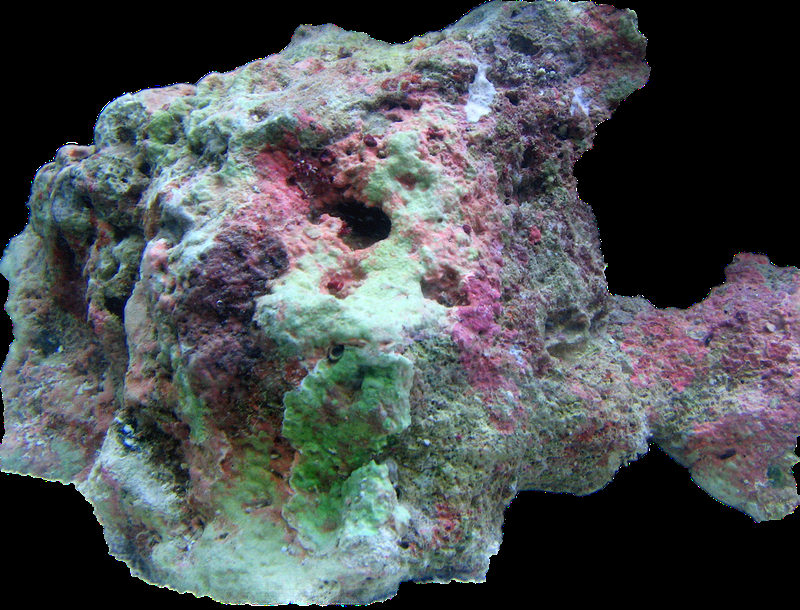
#> input picture assets/rock/rock_a.png, 800 x 610 px, found by its file name
$ python rock_pieces.py
#> lines starting #> are read from the running program, lines starting #| are printed output that depends on the picture; after the words box and inside, x2 and y2 are one past the last pixel; in counts of white or black regions, pixels touching at a corner belong together
#!/usr/bin/env python3
"""Cut extra rock pieces out of the live-rock cutout (assets_src/reef/rock_a.png) so the tank is not
built from copies of one rock. Each piece is a different part of the photo with an irregular, feathered edge."""
import cv2, numpy as np
rng = np.random.default_rng(11)
src = cv2.imread("assets_src/reef/rock_a.png", cv2.IMREAD_UNCHANGED)
#> src is the input picture: shape (610, 800, 4); mean B, G, R, A 84, 81.4, 77.1, 169.7
H, W = src.shape[:2]
#> H = 610; W = 800
def piece(name, x0, y0, x1, y1, outw, darken=1.0, seed=0):
#> called with name = 'rock_b', x0 = 230, y0 = 380, x1 = 1330, y1 = 1650, outw = 900, darken = 1, seed = 1
    p = src[y0:y1, x0:x1].copy()
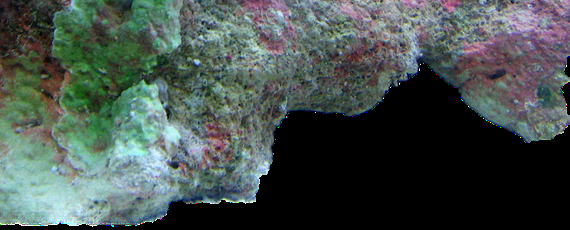
#> p: shape (230, 570, 4); mean B, G, R, A 77, 80.9, 69.7, 160.2
    h, w = p.shape[:2]
#> h = 230; w = 570
    r = np.random.default_rng(seed)
    n = r.random((h // 40 + 2, w // 40 + 2)).astype(np.float32)
    n = cv2.resize(n, (w, h), interpolation=cv2.INTER_CUBIC)
    n = cv2.GaussianBlur(n, (0, 0), 25)
    n = (n - n.min()) / (n.max() - n.min() + 1e-6) - 0.5
    yy, xx = np.mgrid[0:h, 0:w].astype(np.float32)
    # distance to the crop edge, as a fraction of the size, wobbled by noise -> irregular broken edge
    d = np.minimum.reduce([xx / w, (w - xx) / w, yy / h, (h - yy) / h])
    m = np.clip((d + 0.16 * n - 0.06) / 0.06, 0, 1)
    a = p[..., 3].astype(np.float32) / 255.0 * m
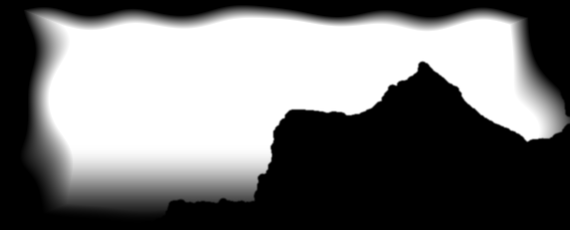
#> a: shape (230, 570) float32; min 0, max 1, mean 0.463
    # keep one cohesive piece: largest component, holes filled, edge softened
    b = (a > 0.45).astype(np.uint8)
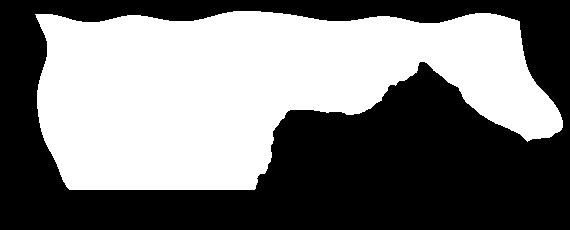
#> b: shape (230, 570); values 0 (black) and 1 (white), 47.5% white; 1 white region, box (x1, y1, x2, y2) and area: (35, 11, 563, 190) 62282
    cnt, lab, st, _ = cv2.connectedComponentsWithStats(b)
#> lab: shape (230, 570) int32; values 0 (black) and 1 (white), 47.5% white; 1 white region
#> cnt = 2; st = [[0, 0, 570, 230, 68818], [35, 11, 528, 179, 62282]]
    if cnt > 1:
        b = (lab == 1 + np.argmax(st[1:, cv2.CC_STAT_AREA])).astype(np.uint8)
    cs, _ = cv2.findContours(b, cv2.RETR_EXTERNAL, cv2.CHAIN_APPROX_SIMPLE)
#> cs = 1 contour; box (x1, y1, x2, y2) and area: (35, 11, 563, 190) 61615
    b = np.zeros_like(b); cv2.drawContours(b, cs, -1, 1, -1)
    a = cv2.GaussianBlur(b.astype(np.float32), (0, 0), 3.0)
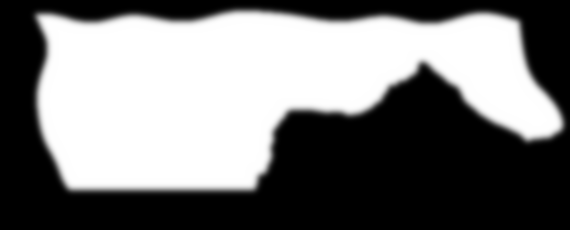
#> a: shape (230, 570) float32; min 0, max 1, mean 0.475
    p[..., :3] = np.clip(p[..., :3].astype(np.float32) * darken, 0, 255).astype(np.uint8)
    p[..., 3] = (a * 255).astype(np.uint8)
    ys, xs = np.where(p[..., 3] > 8)
    p = p[ys.min():ys.max() + 1, xs.min():xs.max() + 1]
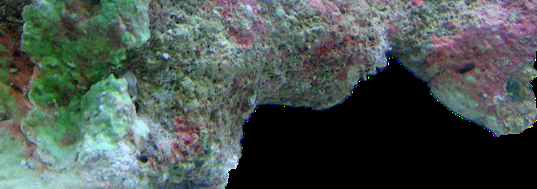
#> p: shape (189, 537, 4); mean B, G, R, A 80.9, 85.2, 73.7, 156.3
    s = outw / p.shape[1]
#> s = 1.68
    p = cv2.resize(p, (outw, int(p.shape[0] * s)), interpolation=cv2.INTER_AREA)
#> p: shape (316, 900, 4)
    cv2.imwrite(f"assets/rock/{name}.png", p)
    print(name, p.shape[1], p.shape[0], "aspect %.3f" % (p.shape[1] / p.shape[0]))
#| rock_b 900 316 aspect 2.848
piece("rock_b", 230, 380, 1330, 1650, 900, 1.0, 1)   # left boulder
piece("rock_c", 1250, 250, 2290, 1500, 900, 0.95, 2) # right-hand ledge
#> (the run stopped early here; a loop or call above may not have finished)

$ run again, with assets/rock/rock_c.png copied over assets/rock/rock_a.png
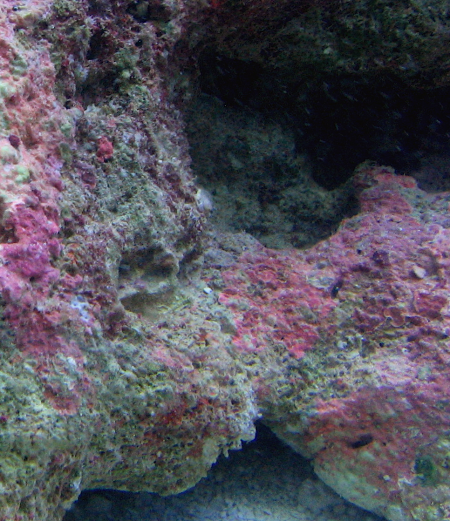
#> input picture assets/rock/rock_c.png, 900 x 1042 px, found by its file name (shown at 1/2 size)
#> src is the input picture: shape (1042, 900, 4); mean B, G, R, A 89.4, 80.2, 82.7, 144.1
#> in piece, `b = (a > 0.45).astype(np.uint8)`:
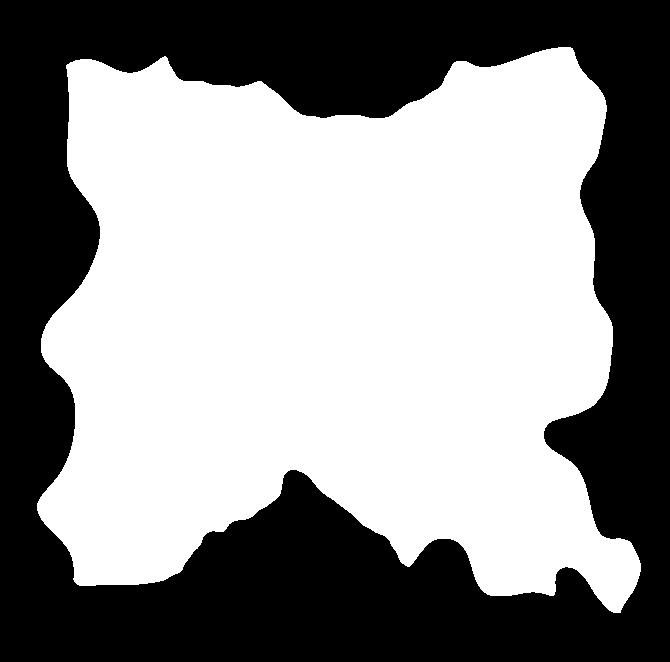
#> b: shape (662, 670); values 0 (black) and 1 (white), 56.2% white; 1 black region, box (x1, y1, x2, y2) and area: (0, 0, 670, 662) 194259
#> lab: shape (662, 670) int32; values 0 (black) and 1 (white), 56.2% white; 1 black region
#> cnt = 2; st = [[0, 0, 670, 662, 194259], [37, 47, 604, 566, 249281]]
#> cs = 1 contour; box (x1, y1, x2, y2) and area: (37, 47, 641, 613) 248126
#> in piece, `p = p[ys.min():ys.max() + 1, xs.min():xs.max() + 1]`:
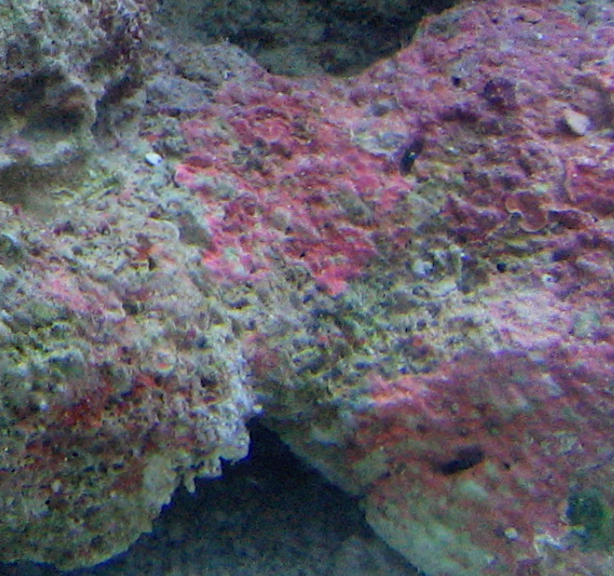
#> p: shape (576, 614, 4); mean B, G, R, A 105.5, 95.4, 99.9, 179.6
#| rock_b 900 844 aspect 1.066

$ run again, with assets/rock/rock_d.png copied over assets/rock/rock_a.png
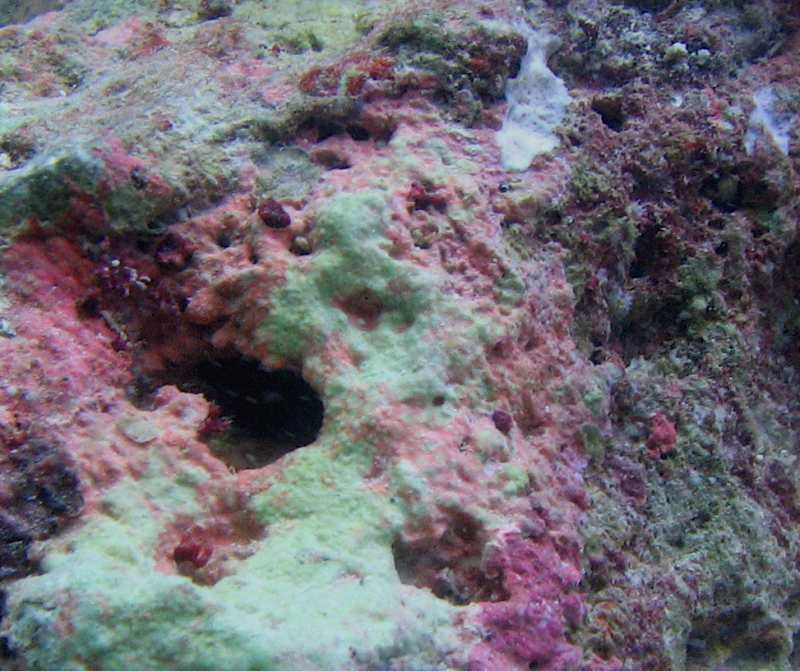
#> input picture assets/rock/rock_d.png, 800 x 671 px, found by its file name
#> src is the input picture: shape (671, 800, 4); mean B, G, R, A 116.3, 108.5, 112.3, 195.4
#> in piece, `b = (a > 0.45).astype(np.uint8)`:
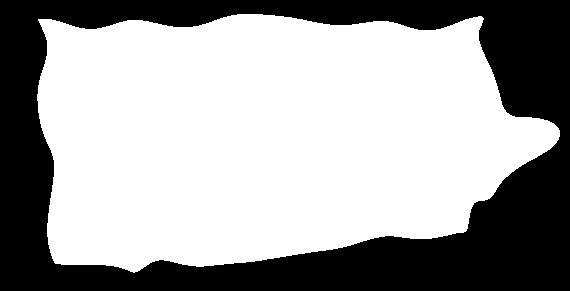
#> b: shape (291, 570); values 0 (black) and 1 (white), 63.6% white; 1 black region, box (x1, y1, x2, y2) and area: (0, 0, 570, 291) 60318
#> lab: shape (291, 570) int32; values 0 (black) and 1 (white), 63.6% white; 1 black region
#> cnt = 2; st = [[0, 0, 570, 291, 60318], [37, 14, 523, 259, 105552]]
#> cs = 1 contour; box (x1, y1, x2, y2) and area: (37, 14, 560, 273) 104864
#> in piece, `p = p[ys.min():ys.max() + 1, xs.min():xs.max() + 1]`:
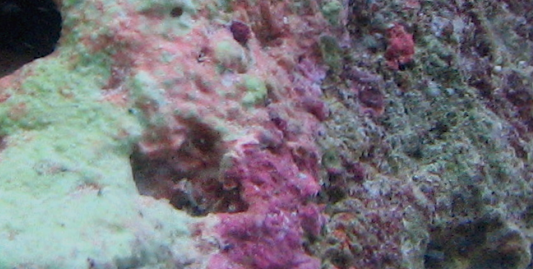
#> p: shape (269, 533, 4); mean B, G, R, A 124.1, 117.1, 119.4, 187.6
#| rock_b 900 454 aspect 1.982

$ run again, with assets/rock/zoa_mat.png copied over assets/rock/rock_a.png
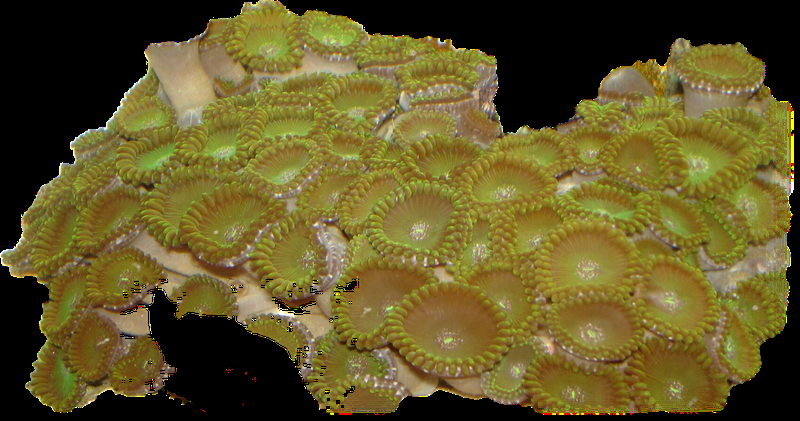
#> input picture assets/rock/zoa_mat.png, 800 x 421 px, found by its file name
#> src is the input picture: shape (421, 800, 4); mean B, G, R, A 38.8, 87.7, 98.6, 155.3
#> lab: shape (41, 570) int32; 4 distinct labels, from 0 to 3
#> cnt = 4; st = [[0, 0, 570, 41, 22375], [194, 2, 214, 6, 816], [82, 5, 39, 4, 83], [125, 5, 44, 4, 96]]
#> in piece, `b = (lab == 1 + np.argmax(st[1:, cv2.CC_STAT_AREA])).astype(np.uint8)`:
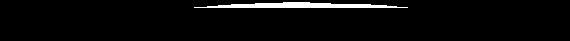
#> b: shape (41, 570); values 0 (black) and 1 (white), 3.5% white; 1 white region
#> cs = 1 contour; box (x1, y1, x2, y2) and area: (194, 2, 408, 8) 602
#> ys = 2719 values from 0 to 12; xs = 2719 values, max 409 at index 1443, min 192 at index 1226, mean 300.8
#> in piece, `p = cv2.resize(p, (outw, int(p.shape[0] * s)), interpolation=cv2.INTER..`:
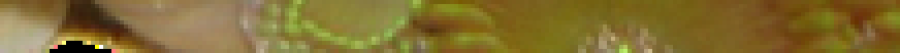
#> p: shape (53, 900, 4); mean B, G, R, A 49.4, 110.2, 130.5, 74.3
#| rock_b 900 53 aspect 16.981
